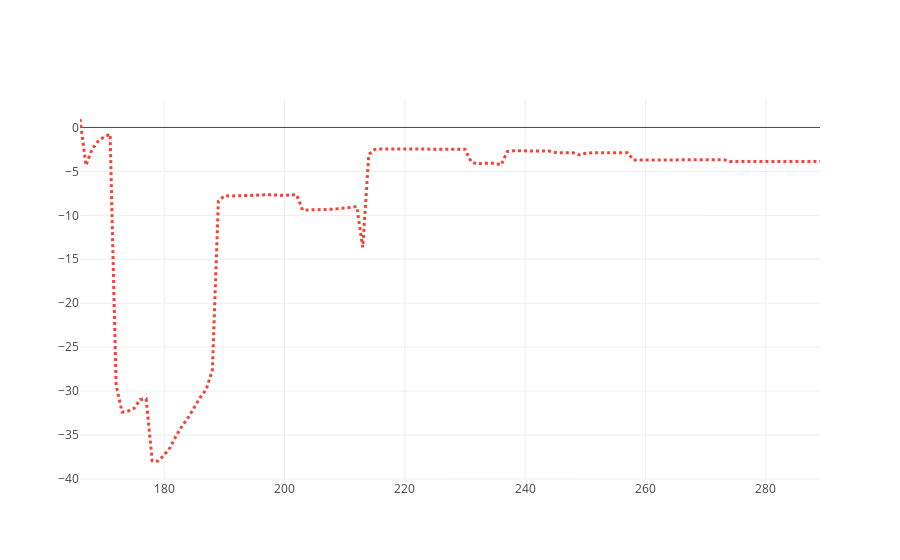

Write notebook code for a chart like this one.
### Code cell
traceN = go.Scatter(
    x = x,
    y = nash,
    mode = 'lines',
    name = 'Nash.',
    line = dict(
        color = '#F44336',
        width = 3,
        dash = 'dot')
)
n = [traceN]
nfigname = "Nash.png"

%matplotlib inline
import plotlycred

online = False
if online:
    # fig = py.iplot(data) 
    fig = go.Figure(data=n)#, layout=layout)
    py.image.save_as(fig, filename=nfigname)
    # py.plot(fig, filename=figname) # Opens in web
else:
    fig = go.Figure(data=n)#, layout=layout)
    iplot(fig)

### Figure 1 — Plotly figure (JSON) as saved in the notebook; plotly's stock layout.template omitted (floating-point values rounded to 4 significant figures; data arrays with more than 128 entries replaced by an {"elided": "..."} marker saying what was removed)
{"data": [{"line": {"color": "#F44336", "dash": "dot", "width": 3}, "mode": "lines", "name": "Nash.", "type": "scatter", "x": {"elided": "135 int values"}, "y": [0.9612, -4.32, -2.471, -1.591, -1.072, -0.7664, -29.33, -32.39, -32.27, -31.96, -30.96, -30.89, -37.93, -37.95, -37.27, -36.4, -35.05, -33.94, -33.0, -31.89, -30.69, -29.78, -27.6, -8.394, -7.774, -7.791, -7.788, -7.766, -7.753, -7.725, -7.68, -7.655, -7.644, -7.741, -7.705, -7.675, -7.652, -9.396, -9.396, -9.41, -9.383, -9.33, -9.303, -9.254, -9.19, -9.099, -8.997, -13.64, -3.067, -2.498, -2.455, -2.46, -2.463, -2.463, -2.458, -2.453, -2.449, -2.445, -2.443, -2.509, -2.503, -2.497, -2.49, -2.483, -2.476, -3.906, -4.157, -4.077, -4.077, -4.08, -4.266, -2.74, -2.651, -2.642, -2.645, -2.683, -2.686, -2.688, -2.689, -2.852, -2.887, -2.909, -2.884, -3.133, -2.929, -2.884, -2.879, -2.877, -2.877, -2.878, -2.878, -2.878, -3.71, -3.713, -3.715, -3.716, -3.715, -3.715, -3.714, -3.712, -3.709, -3.705, -3.7, -3.694, -3.688, -3.681, -3.675, -3.668, -3.877, -3.867, -3.867, -3.867, -3.867, -3.867, -3.867, -3.867, -3.867, -3.867, -3.867, -3.867, -3.867, -3.867, -3.867, -3.867]}], "layout": {}}
